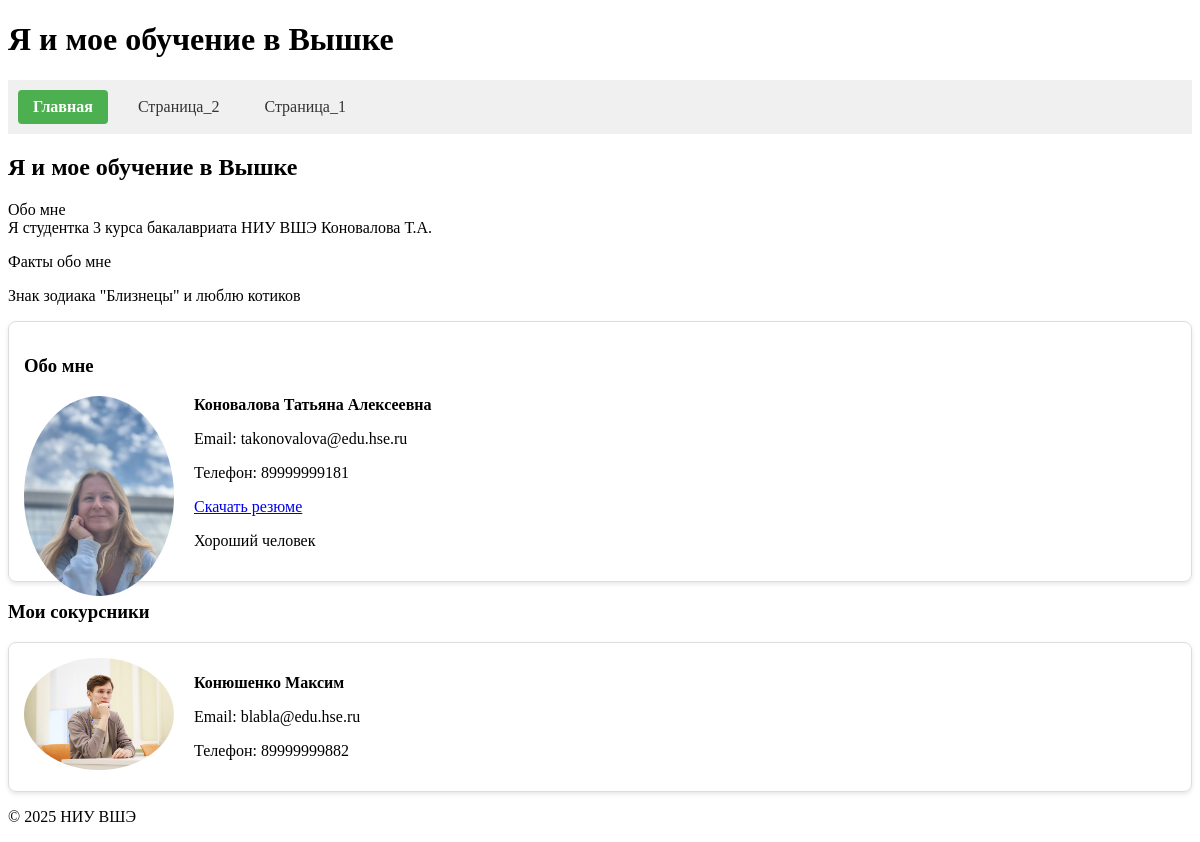
The page /me/ on the database its author committed.
### core/models.py (models this page shows, shortened)
class Page(models.Model):
    title = models.CharField("Заголовок", max_length=100)
    slug = models.SlugField("URL", unique=True)
    nav_title = models.CharField("Название в меню", max_length=30)
    priority = models.IntegerField("Приоритет", default=0)
    content = models.TextField("Контент")
    show_in_nav = models.BooleanField("Показывать в меню", default=True)
    class Meta:
        ordering = ['priority']
        verbose_name = "Страница"
        verbose_name_plural = "Страницы"

class Person(models.Model):
    ROLE_CHOICES = [
        ('me', 'Я'),
        ('leader', 'Руководитель'),
        ('manager', 'Менеджер'),
        ('classmate', 'Сокурсник'),
    ]
    page = models.ForeignKey(Page, on_delete=models.CASCADE)
    role = models.CharField("Роль", max_length=10, choices=ROLE_CHOICES)
    full_name = models.CharField("ФИО", max_length=100)
    photo = models.ImageField("Фото", upload_to='photos/')
    email = models.EmailField("Email")
    phone = models.CharField("Телефон", max_length=20, blank=True)
    resume = models.FileField("Резюме", upload_to='resumes/', blank=True)
    description = models.TextField("Описание", blank=True)
    class Meta:
        verbose_name = "Персона"
        verbose_name_plural = "Персоны"

### core/views.py (the view)
# urls.py: path('<slug:slug>/', page_detail, name='page_detail'),
def page_detail(request, slug):
    page = get_object_or_404(Page, slug=slug)
    nav_pages = Page.objects.filter(show_in_nav=True).order_by('priority')
    return render(request, 'core/page_detail.html', {
        'page': page,
        'nav_pages': nav_pages,
        'current_slug': slug,  # Добавлено
        'me': page.person_set.filter(role='me').first(),
        'leader': page.person_set.filter(role='leader').first(),
        'managers': page.person_set.filter(role='manager'),
        'classmates': page.person_set.filter(role='classmate')
    })

### core/templates/core/page_detail.html (shortened to what this page needs)
{% extends 'core/base.html' %}
{% block content %}
    <h2>{{ page.title }}</h2>
    <div>{{ page.content|linebreaks }}</div>
    {% if me %}
        <div class="person-card">
            <h3>Обо мне</h3>
            <img class="person-img" src="{{ me.photo.url }}" alt="{{ me.full_name }}">
            <p><strong>{{ me.full_name }}</strong></p>
            <p>Email: {{ me.email }}</p>
            <p>Телефон: {{ me.phone }}</p>
            {% if me.resume %}
                <a href="{{ me.resume.url }}">Скачать резюме</a>
            {% endif %}
            <p>{{ me.description }}</p>
        </div>
    {% endif %}
    {% if classmates %}
        <h3>Мои сокурсники</h3>
        {% for classmate in classmates %}
            <div class="person-card">
                <img class="person-img" src="{{ classmate.photo.url }}" alt="{{ classmate.full_name }}">
                <p><strong>{{ classmate.full_name }}</strong></p>
                <p>Email: {{ classmate.email }}</p>
                <p>Телефон: {{ classmate.phone }}</p>
            </div>
        {% endfor %}
    {% endif %}
{% endblock %}

### core/templates/core/base.html (shortened to what this page needs)
<!DOCTYPE html>
<html lang="ru">
<head>
</head>
<body>
    <header>
        <h1>Я и мое обучение в Вышке</h1>
        <nav>
            {% for nav_page in nav_pages %}
                <a class="nav-item {% if nav_page.slug == current_slug %}active{% endif %}"
                   href="{% url 'core:page_detail' nav_page.slug %}">
                    {{ nav_page.nav_title }}
                </a>
            {% endfor %}
        </nav>
    </header>
    <main>
        {% block content %}{% endblock %}
    </main>
    <footer>
        <p>&copy; {% now "Y" %} НИУ ВШЭ</p>
    </footer>
</body>
</html>

### core/templates/core/base.html (style rules this page uses)
nav { background: #f0f0f0; padding: 10px; display: flex; gap: 15px; }
.nav-item { padding: 8px 15px; border-radius: 4px; text-decoration: none; color: #333; transition: all 0.3s ease; }
.nav-item.active { background-color: #4CAF50; color: white; font-weight: bold; }
.person-card { border: 1px solid #ddd; padding: 15px; margin: 10px 0; border-radius: 8px; box-shadow: 0 2px 4px rgba(0,0,0,0.1); }
.person-img { max-width: 150px; border-radius: 50%; margin-right: 20px; float: left; }

### rows shown on the page
Page: nav_title "Главная", title "Я и мое обучение в Вышке", content "Обо мне Я студентка 3 курса бакалавриата НИУ ВШЭ Коновалова Т.А. Факты обо мне Знак зодиака \"Близнецы\" и люблю котиков"
Page: nav_title "Страница_2"
Page: nav_title "Страница_1"
Person: photo (picture), full_name "Коновалова Татьяна Алексеевна", email "takonovalova@edu.hse.ru", phone "89999999181", description "Хороший человек"
Person: photo (picture), full_name "Конюшенко Максим", email "blabla@edu.hse.ru", phone "89999999882"
